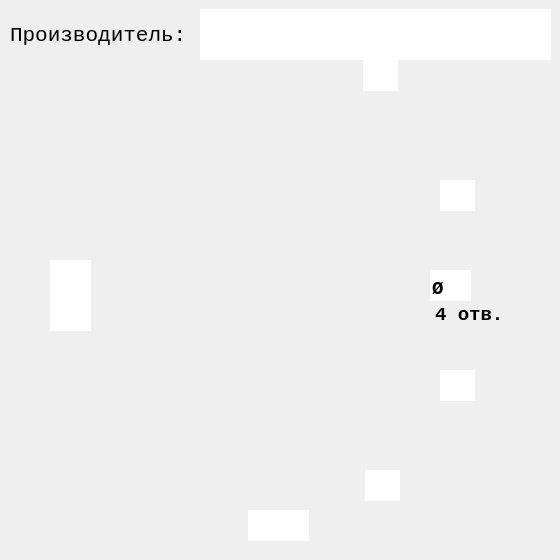
<?xml version="1.0" encoding="UTF-8"?>
<ui version="4.0">
 <class>Dialog</class>
 <widget class="QDialog" name="Dialog">
  <property name="geometry">
   <rect>
    <x>0</x>
    <y>0</y>
    <width>560</width>
    <height>560</height>
   </rect>
  </property>
  <property name="sizePolicy">
   <sizepolicy hsizetype="Fixed" vsizetype="Fixed">
    <horstretch>0</horstretch>
    <verstretch>0</verstretch>
   </sizepolicy>
  </property>
  <property name="minimumSize">
   <size>
    <width>560</width>
    <height>560</height>
   </size>
  </property>
  <property name="maximumSize">
   <size>
    <width>560</width>
    <height>560</height>
   </size>
  </property>
  <property name="windowTitle">
   <string>4 Отверстия Тип3</string>
  </property>
  <property name="windowIcon">
   <iconset>
    <normaloff>../pics/icon/Podpyatnik.ico</normaloff>../pics/icon/Podpyatnik.ico</iconset>
  </property>
  <property name="whatsThis">
   <string/>
  </property>
  <property name="accessibleDescription">
   <string/>
  </property>
  <widget class="QLabel" name="label">
   <property name="geometry">
    <rect>
     <x>0</x>
     <y>0</y>
     <width>560</width>
     <height>560</height>
    </rect>
   </property>
   <property name="sizePolicy">
    <sizepolicy hsizetype="Fixed" vsizetype="Fixed">
     <horstretch>0</horstretch>
     <verstretch>0</verstretch>
    </sizepolicy>
   </property>
   <property name="minimumSize">
    <size>
     <width>560</width>
     <height>560</height>
    </size>
   </property>
   <property name="maximumSize">
    <size>
     <width>560</width>
     <height>560</height>
    </size>
   </property>
   <property name="autoFillBackground">
    <bool>true</bool>
   </property>
   <property name="text">
    <string/>
   </property>
   <property name="pixmap">
    <pixmap>../pics/main/4-3.jpg</pixmap>
   </property>
   <property name="scaledContents">
    <bool>false</bool>
   </property>
   <property name="alignment">
    <set>Qt::AlignCenter</set>
   </property>
   <property name="margin">
    <number>0</number>
   </property>
  </widget>
  <widget class="QLineEdit" name="lineEdit">
   <property name="geometry">
    <rect>
     <x>365</x>
     <y>470</y>
     <width>35</width>
     <height>31</height>
    </rect>
   </property>
   <property name="font">
    <font>
     <family>Courier New</family>
     <pointsize>14</pointsize>
     <weight>75</weight>
     <italic>false</italic>
     <bold>true</bold>
    </font>
   </property>
   <property name="focusPolicy">
    <enum>Qt::ClickFocus</enum>
   </property>
   <property name="autoFillBackground">
    <bool>true</bool>
   </property>
   <property name="inputMethodHints">
    <set>Qt::ImhNone</set>
   </property>
   <property name="text">
    <string/>
   </property>
   <property name="maxLength">
    <number>3</number>
   </property>
   <property name="frame">
    <bool>false</bool>
   </property>
   <property name="alignment">
    <set>Qt::AlignBottom|Qt::AlignHCenter</set>
   </property>
  </widget>
  <widget class="QLineEdit" name="lineEdit_3">
   <property name="geometry">
    <rect>
     <x>430</x>
     <y>270</y>
     <width>41</width>
     <height>31</height>
    </rect>
   </property>
   <property name="font">
    <font>
     <family>Courier New</family>
     <pointsize>14</pointsize>
     <weight>75</weight>
     <italic>false</italic>
     <bold>true</bold>
    </font>
   </property>
   <property name="focusPolicy">
    <enum>Qt::ClickFocus</enum>
   </property>
   <property name="text">
    <string>Ø</string>
   </property>
   <property name="maxLength">
    <number>3</number>
   </property>
   <property name="frame">
    <bool>false</bool>
   </property>
   <property name="alignment">
    <set>Qt::AlignBottom|Qt::AlignLeading|Qt::AlignLeft</set>
   </property>
  </widget>
  <widget class="QLineEdit" name="lineEdit_4">
   <property name="geometry">
    <rect>
     <x>248</x>
     <y>510</y>
     <width>61</width>
     <height>31</height>
    </rect>
   </property>
   <property name="font">
    <font>
     <family>Courier New</family>
     <pointsize>14</pointsize>
     <weight>75</weight>
     <italic>false</italic>
     <bold>true</bold>
    </font>
   </property>
   <property name="focusPolicy">
    <enum>Qt::ClickFocus</enum>
   </property>
   <property name="text">
    <string/>
   </property>
   <property name="maxLength">
    <number>3</number>
   </property>
   <property name="frame">
    <bool>false</bool>
   </property>
   <property name="alignment">
    <set>Qt::AlignBottom|Qt::AlignHCenter</set>
   </property>
  </widget>
  <widget class="QLineEdit" name="lineEdit_5">
   <property name="geometry">
    <rect>
     <x>50</x>
     <y>260</y>
     <width>41</width>
     <height>71</height>
    </rect>
   </property>
   <property name="font">
    <font>
     <family>Courier New</family>
     <pointsize>14</pointsize>
     <weight>75</weight>
     <italic>false</italic>
     <bold>true</bold>
    </font>
   </property>
   <property name="tabletTracking">
    <bool>false</bool>
   </property>
   <property name="focusPolicy">
    <enum>Qt::ClickFocus</enum>
   </property>
   <property name="autoFillBackground">
    <bool>false</bool>
   </property>
   <property name="text">
    <string/>
   </property>
   <property name="maxLength">
    <number>3</number>
   </property>
   <property name="frame">
    <bool>false</bool>
   </property>
   <property name="alignment">
    <set>Qt::AlignRight|Qt::AlignTrailing|Qt::AlignVCenter</set>
   </property>
  </widget>
  <widget class="QLabel" name="label_2">
   <property name="geometry">
    <rect>
     <x>10</x>
     <y>10</y>
     <width>181</width>
     <height>51</height>
    </rect>
   </property>
   <property name="font">
    <font>
     <family>Courier New</family>
     <pointsize>16</pointsize>
     <weight>50</weight>
     <bold>false</bold>
    </font>
   </property>
   <property name="text">
    <string>Производитель:</string>
   </property>
  </widget>
  <widget class="QLineEdit" name="lineEdit_6">
   <property name="geometry">
    <rect>
     <x>200</x>
     <y>9</y>
     <width>351</width>
     <height>51</height>
    </rect>
   </property>
   <property name="font">
    <font>
     <family>Courier New</family>
     <pointsize>16</pointsize>
     <weight>75</weight>
     <bold>true</bold>
    </font>
   </property>
   <property name="frame">
    <bool>false</bool>
   </property>
   <property name="alignment">
    <set>Qt::AlignLeading|Qt::AlignLeft|Qt::AlignVCenter</set>
   </property>
  </widget>
  <widget class="QLabel" name="label_3">
   <property name="geometry">
    <rect>
     <x>435</x>
     <y>305</y>
     <width>71</width>
     <height>20</height>
    </rect>
   </property>
   <property name="font">
    <font>
     <family>Courier New</family>
     <pointsize>14</pointsize>
     <weight>75</weight>
     <bold>true</bold>
    </font>
   </property>
   <property name="text">
    <string>4 отв.</string>
   </property>
   <property name="alignment">
    <set>Qt::AlignLeading|Qt::AlignLeft|Qt::AlignVCenter</set>
   </property>
  </widget>
  <widget class="QLineEdit" name="lineEdit_2">
   <property name="geometry">
    <rect>
     <x>440</x>
     <y>370</y>
     <width>35</width>
     <height>31</height>
    </rect>
   </property>
   <property name="font">
    <font>
     <family>Courier New</family>
     <pointsize>14</pointsize>
     <weight>75</weight>
     <italic>false</italic>
     <bold>true</bold>
    </font>
   </property>
   <property name="focusPolicy">
    <enum>Qt::ClickFocus</enum>
   </property>
   <property name="autoFillBackground">
    <bool>true</bool>
   </property>
   <property name="inputMethodHints">
    <set>Qt::ImhNone</set>
   </property>
   <property name="text">
    <string/>
   </property>
   <property name="maxLength">
    <number>3</number>
   </property>
   <property name="frame">
    <bool>false</bool>
   </property>
   <property name="alignment">
    <set>Qt::AlignBottom|Qt::AlignHCenter</set>
   </property>
  </widget>
  <widget class="QLineEdit" name="lineEdit_7">
   <property name="geometry">
    <rect>
     <x>440</x>
     <y>180</y>
     <width>35</width>
     <height>31</height>
    </rect>
   </property>
   <property name="font">
    <font>
     <family>Courier New</family>
     <pointsize>14</pointsize>
     <weight>75</weight>
     <italic>false</italic>
     <bold>true</bold>
    </font>
   </property>
   <property name="focusPolicy">
    <enum>Qt::ClickFocus</enum>
   </property>
   <property name="autoFillBackground">
    <bool>true</bool>
   </property>
   <property name="inputMethodHints">
    <set>Qt::ImhNone</set>
   </property>
   <property name="text">
    <string/>
   </property>
   <property name="maxLength">
    <number>3</number>
   </property>
   <property name="frame">
    <bool>false</bool>
   </property>
   <property name="alignment">
    <set>Qt::AlignBottom|Qt::AlignHCenter</set>
   </property>
  </widget>
  <widget class="QLineEdit" name="lineEdit_8">
   <property name="geometry">
    <rect>
     <x>363</x>
     <y>60</y>
     <width>35</width>
     <height>31</height>
    </rect>
   </property>
   <property name="font">
    <font>
     <family>Courier New</family>
     <pointsize>14</pointsize>
     <weight>75</weight>
     <italic>false</italic>
     <bold>true</bold>
    </font>
   </property>
   <property name="focusPolicy">
    <enum>Qt::ClickFocus</enum>
   </property>
   <property name="autoFillBackground">
    <bool>true</bool>
   </property>
   <property name="inputMethodHints">
    <set>Qt::ImhNone</set>
   </property>
   <property name="text">
    <string/>
   </property>
   <property name="maxLength">
    <number>3</number>
   </property>
   <property name="frame">
    <bool>false</bool>
   </property>
   <property name="alignment">
    <set>Qt::AlignBottom|Qt::AlignHCenter</set>
   </property>
  </widget>
 </widget>
 <resources/>
 <connections/>
</ui>
